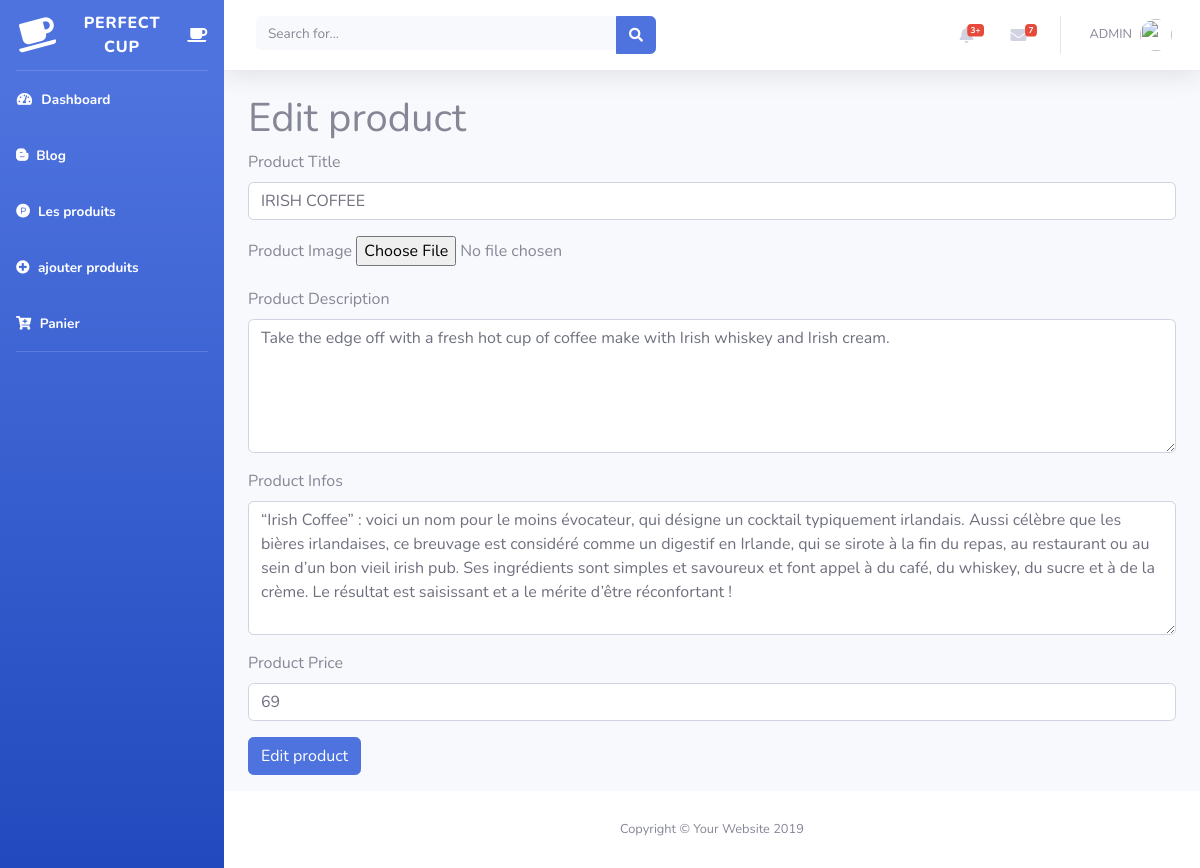
The app's page /admin/edit_product.php?edit=2 with its own data.
### tables this page shows
CREATE TABLE `produits` (
  `product_id` int(3) NOT NULL,
  `product_title` varchar(255) NOT NULL,
  `product_image` text NOT NULL,
  `product_desc` text NOT NULL,
  `product_info` text NOT NULL,
  `product_price` int(3) NOT NULL,
  `product_date` date NOT NULL DEFAULT current_timestamp()
);

### admin/edit_product.php (the view, shortened to what this page needs)
<?php include "header.php" ?>
<?php include "navbar.php" ?>
<?php include "connect.php" ?>
<?php
if (isset($_GET['edit'])) {
    $prduct_id = $_GET['edit'];
}
$edit_query = "SELECT * FROM produits WHERE product_id = $prduct_id ";
$load_product_query = mysqli_query($connection,$edit_query);
while($row = mysqli_fetch_array($load_product_query)){
$p_id = $row['product_id'];
$p_title = $row['product_title'];
$p_desc = $row['product_desc'];
$p_info = $row['product_info'];
$p_price = $row['product_price'];
}
?>
            <div class="container-fluid">
                <div class="row">
                    <div class="col-lg-12">
                        <h1 class="page-header">
                            Edit product
                        </h1>
                    </div>
                </div>
             <form action="edit_product.php?edit=<?php echo $p_id ?>" method="post" enctype="multipart/form-data">
                    <div class="form-group">
                        <label for="title">Product Title</label>
                        <input type="text" value = "<?php echo $p_title ?>" class="form-control" name="product_title">
                    </div>
                    <div class="form-group">
                        <label for="product_image">Product Image</label>
                        <input type="file"  name="image">
                    </div>
                    <div class="form-group">
                        <label for="product_desc">Product Description</label>
                        <textarea class="form-control" name="product_desc" id="" cols="30" rows="5"><?php echo $p_desc ?></textarea>
                    </div>
                    <div class="form-group">
                        <label for="product_info">Product Infos</label>
                        <textarea class="form-control" name="product_info" id="" cols="30" rows="5"><?php echo $p_info ?></textarea>
                    </div>
                    <div class="form-group">
                        <label for="product_price">Product Price</label>
                        <input type="number" value = "<?php echo $p_price ?>" class="form-control" name="product_price">
                    </div>
                    <div class="form-group">
                        <input class="btn btn-primary" type="submit" name="edit_product" value="Edit product">
                    </div>
            </form>
            </div>
            <?php include "footer.php" ?>

### records on screen
produits: product_title "IRISH COFFEE", product_desc "Take the edge off with a fresh hot cup of coffee make with Irish whiskey and Irish cream.", product_info "“Irish Coffee” : voici un nom pour le moins évocateur, qui désigne un cocktail typiquement irlandais. Aussi célèbre que les bières irlandaises, ce breuvage est considéré comme un digestif en Irlande, qui se sirote à la fin du repas, au restaurant ou au sein d’un bon vieil irish pub. Ses ingrédients sont simples et savoureux et font appel à du café, du whiskey, du sucre et à de la crème. Le résultat est saisissant et a le mérite d’être réconfortant !", product_price "69"
